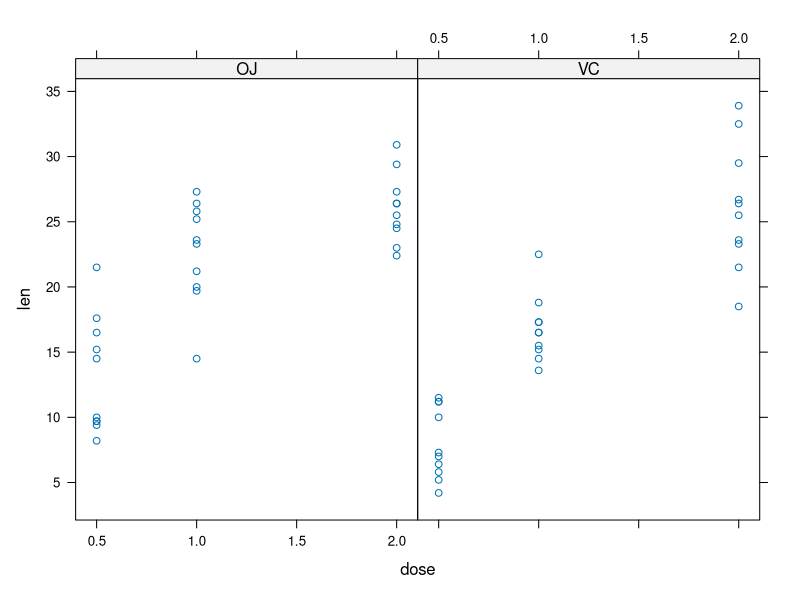

Reproduce this figure in R. (Note: this script raises an error after producing the figure.)
## ---- chunk 1
library(lattice)
data(ToothGrowth)
xyplot(len~dose|supp,data=ToothGrowth,layout=c(2,1))
## ---- chunk 2
str(ToothGrowth)
## ---- chunk 3
#First Hyp., that "VC" has good impact rather than OJ
t.test(ToothGrowth[ToothGrowth$supp=="OJ",]$len-ToothGrowth[ToothGrowth$supp=="VC",]$len)

## ---- chunk 4
#Secon Hyp., that increased dose has good impact.
comp1<-subset(ToothGrowth,dose%in%c(0.5,1))
t.test(len~supp,data=comp1,paired = T)

comp2<-subset(ToothGrowth,dose%in%c(1,2))
t.test(len~supp,data=comp2,paired = T)
